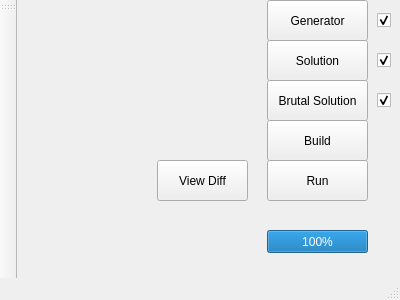
<?xml version="1.0" encoding="UTF-8"?>
<ui version="4.0">
 <class>MainWindow</class>
 <widget class="QMainWindow" name="MainWindow">
  <property name="geometry">
   <rect>
    <x>0</x>
    <y>0</y>
    <width>400</width>
    <height>300</height>
   </rect>
  </property>
  <property name="windowTitle">
   <string>MainWindow</string>
  </property>
  <widget class="QWidget" name="centralWidget">
   <widget class="QPushButton" name="solution_pushButton">
    <property name="geometry">
     <rect>
      <x>250</x>
      <y>40</y>
      <width>101</width>
      <height>41</height>
     </rect>
    </property>
    <property name="text">
     <string>Solution</string>
    </property>
   </widget>
   <widget class="QPushButton" name="brutalsol_pushButton">
    <property name="geometry">
     <rect>
      <x>250</x>
      <y>80</y>
      <width>101</width>
      <height>41</height>
     </rect>
    </property>
    <property name="text">
     <string>Brutal Solution</string>
    </property>
   </widget>
   <widget class="QPushButton" name="generator_pushButton">
    <property name="geometry">
     <rect>
      <x>250</x>
      <y>0</y>
      <width>101</width>
      <height>41</height>
     </rect>
    </property>
    <property name="text">
     <string>Generator</string>
    </property>
    <property name="checkable">
     <bool>false</bool>
    </property>
   </widget>
   <widget class="QPushButton" name="run_pushButton">
    <property name="geometry">
     <rect>
      <x>250</x>
      <y>160</y>
      <width>101</width>
      <height>41</height>
     </rect>
    </property>
    <property name="text">
     <string>Run</string>
    </property>
   </widget>
   <widget class="QPushButton" name="build_pushButton">
    <property name="geometry">
     <rect>
      <x>250</x>
      <y>120</y>
      <width>101</width>
      <height>41</height>
     </rect>
    </property>
    <property name="text">
     <string>Build</string>
    </property>
   </widget>
   <widget class="QCheckBox" name="generator_checkBox">
    <property name="geometry">
     <rect>
      <x>360</x>
      <y>10</y>
      <width>21</width>
      <height>21</height>
     </rect>
    </property>
    <property name="text">
     <string/>
    </property>
    <property name="checked">
     <bool>true</bool>
    </property>
   </widget>
   <widget class="QCheckBox" name="solution_checkBox">
    <property name="geometry">
     <rect>
      <x>360</x>
      <y>50</y>
      <width>21</width>
      <height>21</height>
     </rect>
    </property>
    <property name="text">
     <string/>
    </property>
    <property name="checked">
     <bool>true</bool>
    </property>
   </widget>
   <widget class="QCheckBox" name="brutalsol_checkBox">
    <property name="geometry">
     <rect>
      <x>360</x>
      <y>90</y>
      <width>21</width>
      <height>21</height>
     </rect>
    </property>
    <property name="text">
     <string/>
    </property>
    <property name="checked">
     <bool>true</bool>
    </property>
   </widget>
   <widget class="QProgressBar" name="progressBar">
    <property name="geometry">
     <rect>
      <x>250</x>
      <y>230</y>
      <width>101</width>
      <height>23</height>
     </rect>
    </property>
    <property name="value">
     <number>100</number>
    </property>
    <property name="textVisible">
     <bool>true</bool>
    </property>
   </widget>
   <widget class="QPushButton" name="view_diff_pushButton">
    <property name="geometry">
     <rect>
      <x>140</x>
      <y>160</y>
      <width>91</width>
      <height>41</height>
     </rect>
    </property>
    <property name="text">
     <string>View Diff</string>
    </property>
   </widget>
  </widget>
  <widget class="QMenuBar" name="menuBar">
   <property name="geometry">
    <rect>
     <x>0</x>
     <y>0</y>
     <width>400</width>
     <height>30</height>
    </rect>
   </property>
  </widget>
  <widget class="QToolBar" name="mainToolBar">
   <attribute name="toolBarArea">
    <enum>LeftToolBarArea</enum>
   </attribute>
   <attribute name="toolBarBreak">
    <bool>false</bool>
   </attribute>
  </widget>
  <widget class="QStatusBar" name="statusBar"/>
 </widget>
 <layoutdefault spacing="6" margin="11"/>
 <resources/>
 <connections/>
</ui>
